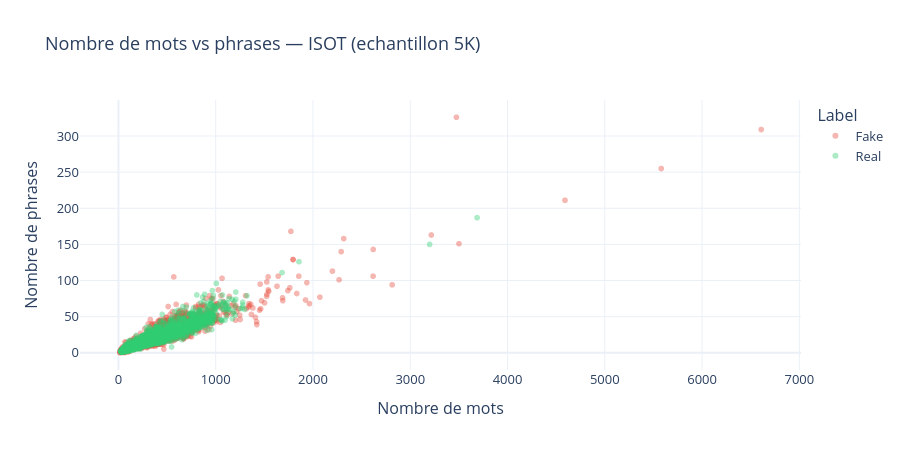

This figure's notebook cell:
### Code cell
# Scatter : nombre de mots vs nombre de phrases
sample = df.sample(5000, random_state=42)
fig = px.scatter(
    sample, x="n_words", y="n_sentences", color="label_name",
    color_discrete_map=COLORS_BIN_MAP,
    opacity=0.4,
    title="Nombre de mots vs phrases — ISOT (echantillon 5K)",
    labels={"n_words": "Nombre de mots", "n_sentences": "Nombre de phrases", "label_name": "Label"},
    template="plotly_white",
)
fig.update_layout(height=450, font=dict(size=13))
fig.show()

### Figure 1 — Plotly figure (JSON) as saved in the notebook; plotly's stock layout.template omitted (floating-point values rounded to 4 significant figures; data arrays with more than 128 entries replaced by an {"elided": "..."} marker saying what was removed)
{"data": [{"hovertemplate": "Label=Fake<br>Nombre de mots=%{x}<br>Nombre de phrases=%{y}<extra></extra>", "legendgroup": "Fake", "marker": {"color": "#e74c3c", "opacity": 0.4, "symbol": "circle"}, "mode": "markers", "name": "Fake", "showlegend": true, "type": "scattergl", "x": {"elided": "2520 int values"}, "xaxis": "x", "y": {"elided": "2520 int values"}, "yaxis": "y"}, {"hovertemplate": "Label=Real<br>Nombre de mots=%{x}<br>Nombre de phrases=%{y}<extra></extra>", "legendgroup": "Real", "marker": {"color": "#2ecc71", "opacity": 0.4, "symbol": "circle"}, "mode": "markers", "name": "Real", "showlegend": true, "type": "scattergl", "x": {"elided": "2480 int values"}, "xaxis": "x", "y": {"elided": "2480 int values"}, "yaxis": "y"}], "layout": {"font": {"size": 13}, "height": 450, "legend": {"title": {"text": "Label"}, "tracegroupgap": 0}, "title": {"text": "Nombre de mots vs phrases — ISOT (echantillon 5K)"}, "xaxis": {"anchor": "y", "domain": [0, 1], "title": {"text": "Nombre de mots"}}, "yaxis": {"anchor": "x", "domain": [0, 1], "title": {"text": "Nombre de phrases"}}}}
